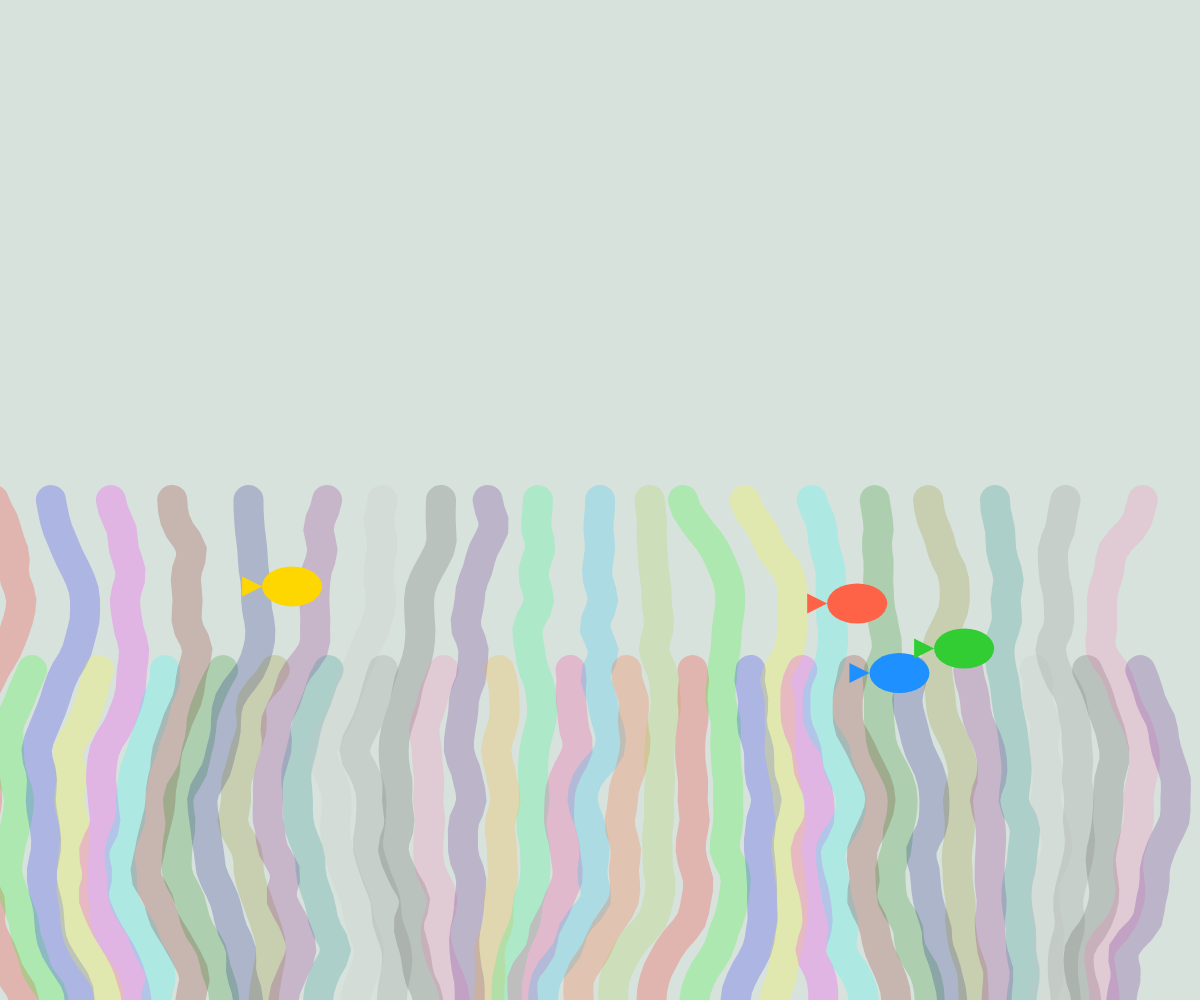
Frame 1 (no input)
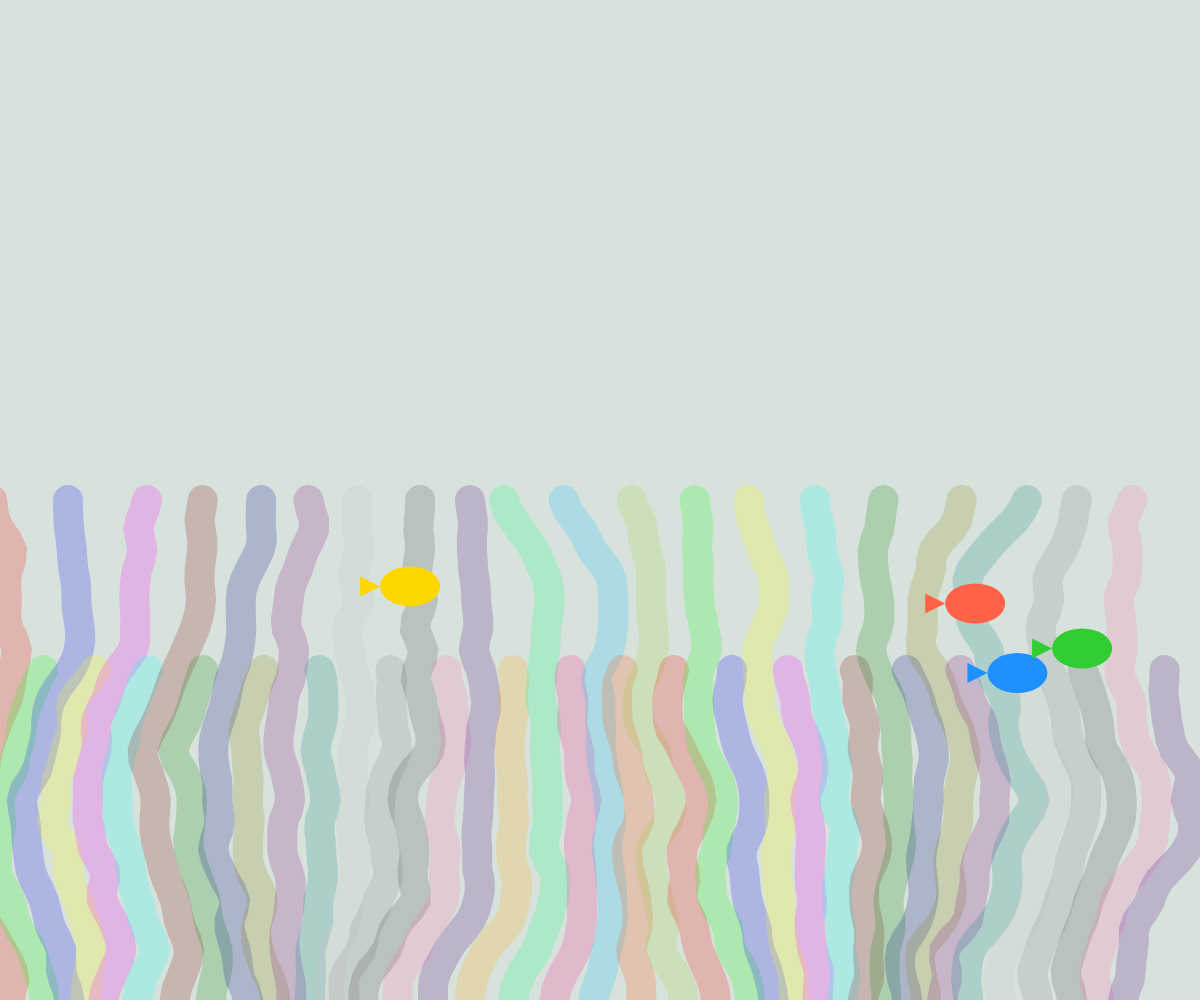
Frame 60 (no input)
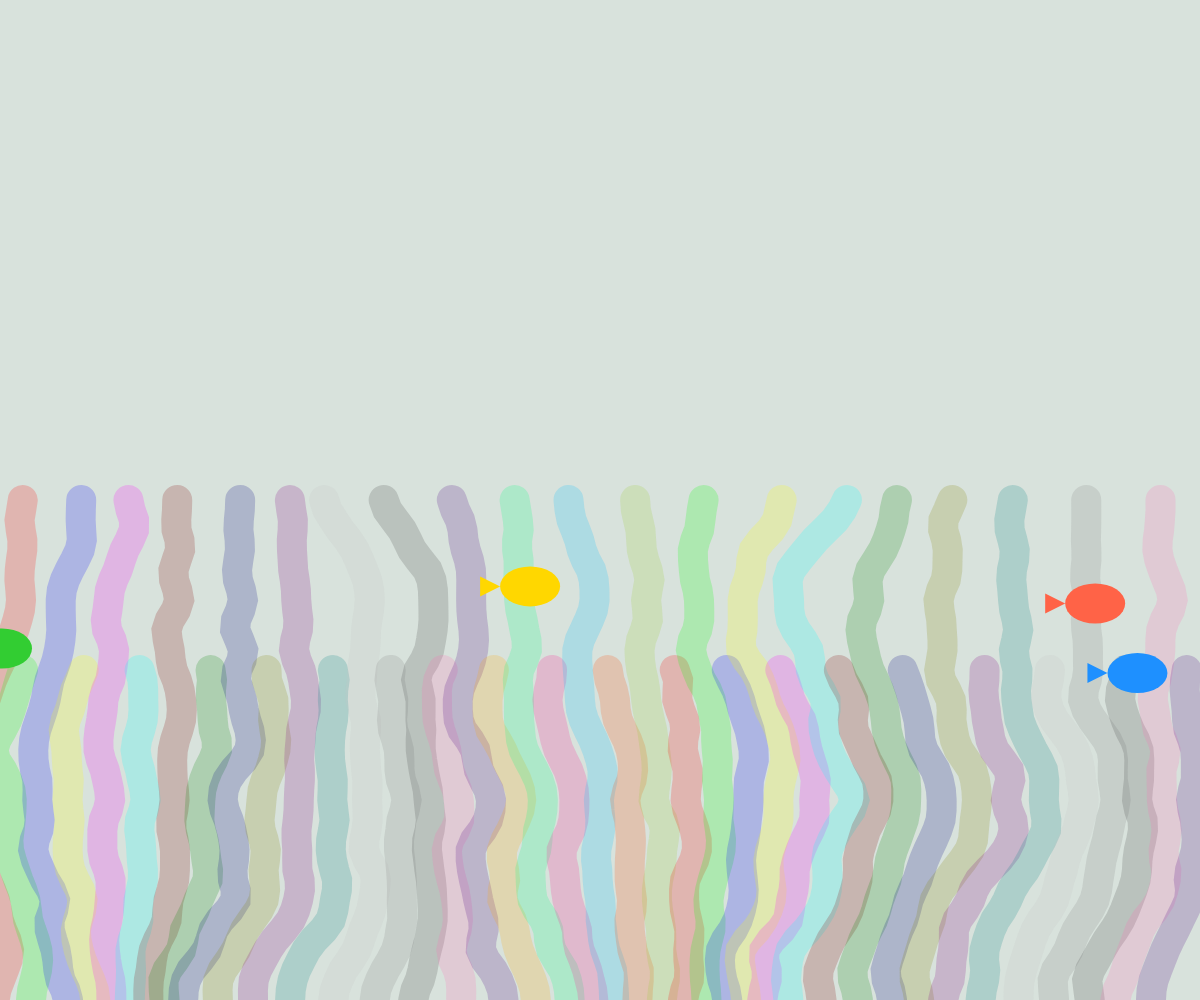
Frame 120 (the mouse pressed at the canvas centre since frame 60)

The p5.js sketch that drew these frames (run headless with seeded random() and noise() and a simulated clock; from frame 60 on, the mouse is pressed at the canvas centre):

// p5.js sketch
// ── sketch.js
let fishPositions = [];
let fishColors = ['#FF6347', '#1E90FF', '#32CD32', '#FFD700'];

function setup() {
  createCanvas(windowWidth, windowHeight);
  background("#d8e2dc"); // 修改背景顏色
  for (let i = 0; i < 4; i++) {
    fishPositions.push({ x: random(width), y: random(height / 2, height) });
  }
}

let yoff = 0.0;

function draw() {
  clear(); // 清除背景，確保海草和魚在網頁前面
  background("#d8e2dc"); // 修改背景顏色
  
  strokeWeight(30); // 將線條稍微細一點
  noFill();
  
  let colors = [
    'rgba(255, 0, 0, 0.2)', 'rgba(0, 255, 0, 0.2)', 'rgba(0, 0, 255, 0.2)', 
    'rgba(255, 255, 0, 0.2)', 'rgba(255, 0, 255, 0.2)', 'rgba(0, 255, 255, 0.2)', 
    'rgba(128, 0, 0, 0.2)', 'rgba(0, 128, 0, 0.2)', 'rgba(0, 0, 128, 0.2)', 
    'rgba(128, 128, 0, 0.2)', 'rgba(128, 0, 128, 0.2)', 'rgba(0, 128, 128, 0.2)', 
    'rgba(192, 192, 192, 0.2)', 'rgba(128, 128, 128, 0.2)', 'rgba(64, 64, 64, 0.2)'
  ];
  
  let additionalColors = [
    'rgba(255, 105, 180, 0.2)', 'rgba(75, 0, 130, 0.2)', 'rgba(255, 165, 0, 0.2)', 
    'rgba(0, 255, 127, 0.2)', 'rgba(255, 20, 147, 0.2)', 'rgba(0, 191, 255, 0.2)', 
    'rgba(255, 69, 0, 0.2)', 'rgba(154, 205, 50, 0.2)'
  ];
  
  let allColors = colors.concat(additionalColors);
  let spacing = width / 40; // 調整間距以適應40條海草
  
  for (let i = 0; i < 40; i++) { // 增加海草的數量到40條
    stroke(allColors[i % allColors.length]);
    beginShape();
    let xoff = 0;
    let seaweedHeight = (i % 2 === 0) ? height / 2 : height / 1.5; // 單數的海草會比較低一點
    for (let y = height; y >= seaweedHeight; y -= 10) {
      let x = map(noise(xoff, yoff + i * 0.1), 0, 1, spacing * i - 70, spacing * i + 70); // 增加擺動幅度，使海草重疊
      vertex(x, y);
      xoff += 0.05;
    }
    endShape();
  }
  
  yoff += 0.01;
  
  // Draw fish
  let fishLength = 60; // 6 cm in pixels
  let fishWidth = 40;  // 4 cm in pixels
  
  for (let i = 0; i < fishPositions.length; i++) {
    fill(fishColors[i]);
    noStroke();
    let fishX = fishPositions[i].x;
    let fishY = fishPositions[i].y;
    ellipse(fishX, fishY, fishLength, fishWidth); // Fish body
    triangle(fishX - fishLength / 2, fishY, fishX - fishLength / 2 - 20, fishY - 10, fishX - fishLength / 2 - 20, fishY + 10); // Fish tail
    
    // Move fish to the right
    fishPositions[i].x += 2;
    
    // Loop fish back to the left if it goes off the right edge
    if (fishPositions[i].x > width) {
      fishPositions[i].x = 0;
    }
  }
}
